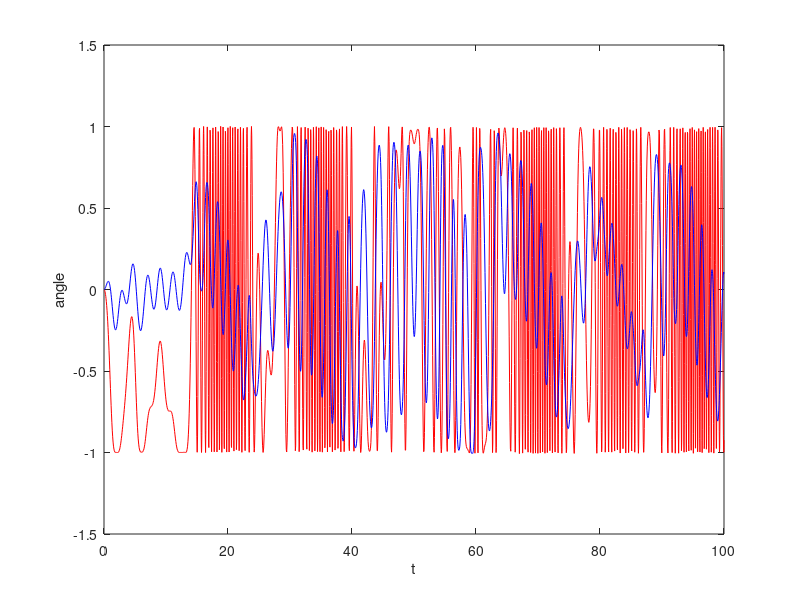

This figure's MATLAB source:
% p_1=x(1)
% p_2=x(2)
% q_k=x(3)
% th_1=x(4)
% th_2=x(5)
% x_1=x(6)
% x_2=x(7)
% y_1=x(8)
% y_2=x(9)
% alp=x(10)
k=2;
m_1=1;
m_2=1;
g=9.81;
L=1;
d=2;
% [p_1_dot,p_2_dot,q_k_dot,theta_1_dot,theta_2_dot,x_1_dot,x_2_dot,y_1_dot,y_2_dot,alp_dot]
vector=@(t,x) [((-1)*(cos(x(4))*cos(x(10))))-(sin(x(5))*((m_1*g)+(k*x(3)*sin(x(10)))));(((cos(x(5))*cos(x(10))*k*x(3))-(sin(x(5))*(m_2*g-(k*x(3)*sin(x(10)))))));((cos(x(10))*((x(1)/m_1)*cos((x(4)))-((x(2)/m_2)*cos(x(5)))))+(sin(x(10))*((x(1)/m_1)*sin((x(4)))-((x(2)/m_2)*sin(x(5))))));(x(1)/(L*m_1));((x(2)/(L*m_2)));(x(1)/m_1)*cos(x(4));(x(2)/m_2)*cos(x(5));(x(1)/m_1)*sin(x(4));(x(2)/m_2)*sin(x(5));atan((L-L+x(9)-x(8))/(d+x(7)-x(6)))];
[t,xa] = ode45(vector,[0 100],[0 0 0.23 0 0 0 0 0 0 0]);

plot(t,xa(:,6),'r',t,xa(:,7),'b');
xlabel('t'), ylabel('angle')